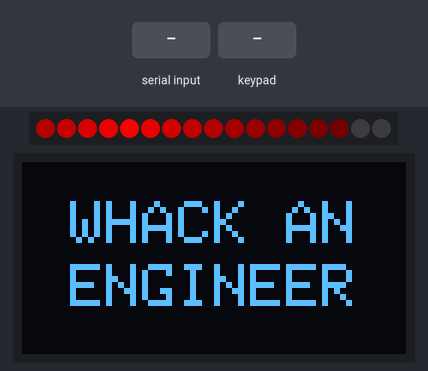
Simulated run of this sketch. Board: ESP32. On the bench: 17 RGB LEDs in strip order, left to right, 128×64 one-colour display. The test bench sets the inputs (shaded band). Dim RGB values are drawn brighter than linear; WiFi joins after 1.5 s; servers stay silent unless stated; storage starts empty; random numbers use the default seed unless the sketch sets one; not simulated (calls return 0 or success): secrets.h; what the sketch prints to the serial monitor is not drawn.

Above: at 1.2 s.
1.3 s: "90,45\n" received over Serial
At 1.74 s:
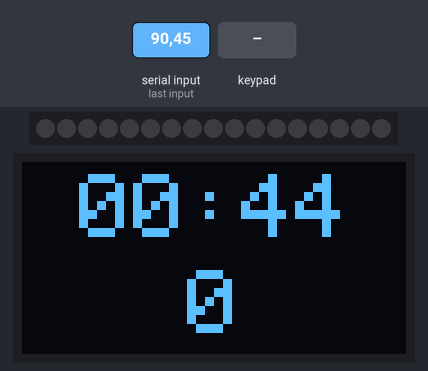
3.7 s: key 'D' pressed
At 4.3 s:
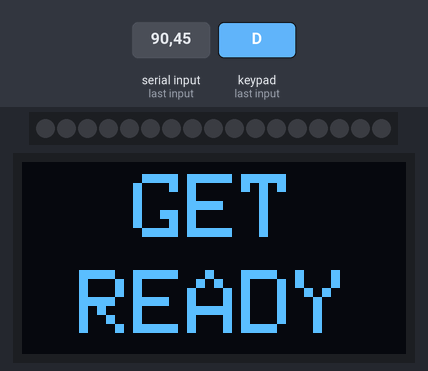
6.5 s: keypad keys 1 2 1 4 2 7 2 6 pressed 0.4 s apart
At 9.52 s:
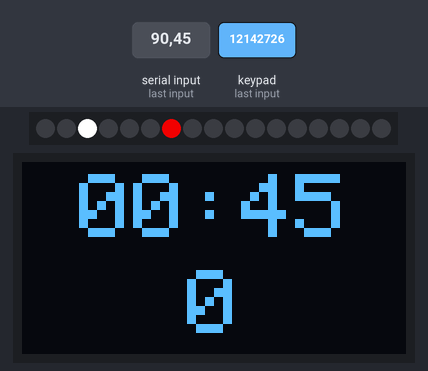
11.2 s: key '9' pressed
At 12.4 s:
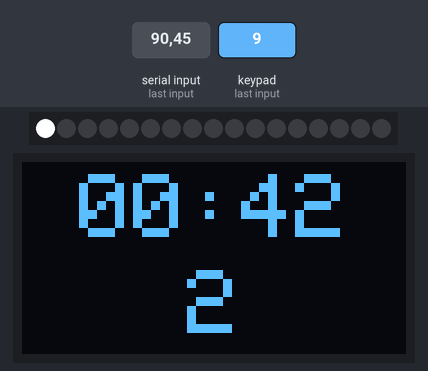
13.0 s: keypad keys 5 1 8 1 9 4 pressed 0.4 s apart
At 14.31 s:
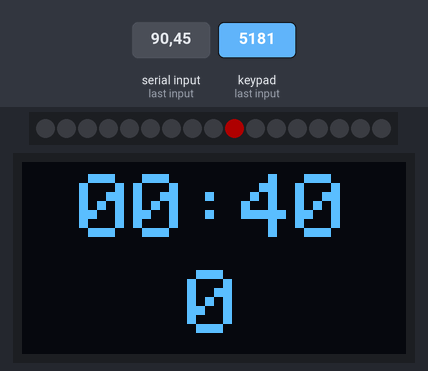

The sketch:

whack-an-engineer.ino
```cpp
#include <Adafruit_GFX.h>
#include <Adafruit_NeoPixel.h>
#include <Adafruit_SSD1306.h>
#include <ESPAsyncWebServer.h>
#include <Keypad.h>
#include <LittleFS.h>
#include <SPI.h>
#include <WiFi.h>
#include <Wire.h>

#include "CircularBuffer.hpp"
#include "secrets.h"

#define SCREEN_WIDTH 128  // OLED display width, in pixels
#define SCREEN_HEIGHT 64  // OLED display height, in pixels

// Declaration for an SSD1306 display connected to I2C (SDA, SCL pins)
#define OLED_RESET -1  // Reset pin # (or -1 if sharing Arduino reset pin)

#define NEOPIXEL_PIN 13
#define NUMPIXELS 17

#define WIFI_ANIMATION_CYCLE_MS 1000
#define RAINBOW_CYCLE_MS 5000
#define MID_LED_FADE_MS 5000

#define GAME_LENGTH 45000

#define INITIAL_TIME_BETWEEN_LED 450
#define INITIAL_TIME_LED_ON 1000
#define MIN_TIME_BETWEEN_LED 350
#define MIN_TIME_LED_ON 550
#define STEP_TIME_BETWEEN_LED 20
#define STEP_TIME_LED_ON 15

#define STREAK_MAX 10

#define LED_FADE_MS 100
#define HIT_FADE_MS 450

#define MIDDLE_PIN_INDEX ((NUMPIXELS - 1) / 2)

// LED configuration
Adafruit_NeoPixel pixels =
    Adafruit_NeoPixel(NUMPIXELS, NEOPIXEL_PIN, NEO_GRBW + NEO_KHZ800);

// Key configuration
const byte numRows = 4;  // number of rows on the keypad
const byte numCols = 4;  // number of columns on the keypad
char keymap[numRows][numCols] = {
    {'D', 'E', 'C', 'F'},
    {'6', '5', '7', '4'},
    {'2', '1', '3', '0'},
    {'9', 'A', '8', 'B'}
};
byte rowPins[numRows] = {5, 18, 19, 4};
byte colPins[numCols] = {12, 14, 27, 26};
Keypad myKeypad =
    Keypad(makeKeymap(keymap), rowPins, colPins, numRows, numCols);

// OLED Screen
Adafruit_SSD1306 display(SCREEN_WIDTH, SCREEN_HEIGHT, &Wire, OLED_RESET);

// States

enum GameState { GAME_WIFI_CONNECTING, GAME_IDLE, GAME_STARTING, GAME_PLAYING };

// Millis
unsigned long lastGameStateChange = 0;
unsigned long lastLedOn = 0;
unsigned long lastLedOff = 0;
unsigned long lastButtonPressed = 0;
unsigned long lastHit = 0;
unsigned long lastTimeLeftSent = 0;
unsigned long lastWsMsgSent = 0;

// Game states
int currentLedIdx = -1;
int lastHitLedIdx = -1;
int score = 0;
bool lastHitWasSucces = false;
int lastSecondsLeft = 0;
CircularBuffer<int, 4> previousLedIndices;
int streak = 0;

GameState state = GAME_WIFI_CONNECTING;
int previousWifiState = -1;

int timeBetweenLED = INITIAL_TIME_BETWEEN_LED;
int timeLEDOn = INITIAL_TIME_LED_ON;

// Webserver
AsyncWebServer server(80);
AsyncWebSocket ws("/ws");

void setup() {
  Serial.begin(115200);
  pixels.begin();

  display.begin(SSD1306_SWITCHCAPVCC, 0x3C);
  display.setTextColor(WHITE);  // Draw white text
  display.cp437(true);
  display.setTextWrap(false);
  drawTitle();

  // Mount filesystem (for web files)
  if (!LittleFS.begin()) {
    Serial.println("LittleFS Mount Failed");
    // No point in connecting to Wi-Fi and starting webserver
    return;
  } else {
    Serial.println("LittleFS Mount Success");
  }

  // Connect to Wi-Fi
  Serial.println("Connecting to Wi-Fi...");
  WiFi.config(INADDR_NONE, INADDR_NONE, INADDR_NONE, INADDR_NONE);
  WiFi.setHostname(WIFI_HOST);
  WiFi.mode(WIFI_STA);
  WiFi.begin(WIFI_SSID, WIFI_PASS);

  // Web server
  server.serveStatic("/", LittleFS, "/").setDefaultFile("index.html");
  ws.onEvent(onWSEvent);
  server.addHandler(&ws);
  server.begin();
  lastGameStateChange = millis();
}

void loop() {
  // Clean up non connected web socket clients
  //  to avoid memory leaks or something
  ws.cleanupClients();

  unsigned long currentMillis = millis();

  // // Respond to serial messages
  if (Serial.available() > 0) {
    // Don't really care what is sent, report game state
    Serial.read();
    reportGameState();
    reportScore();
    reportTimeLeft(currentMillis);
  }

  // Key scanning
  char pressedKey = myKeypad.getKey();
  bool keyWasPressed = pressedKey != NO_KEY;
  if (keyWasPressed) {
    // Serial.print("Key pressed: ");
    // Serial.print(pressedKey);
    // Serial.print(" in state ");
    // Serial.println(state);
    lastButtonPressed = currentMillis;
  }

  // Print changed Wi-Fi state
  wl_status_t currentWifiStatus = WiFi.status();
  if (currentWifiStatus != previousWifiState) {
    // Serial.print("Wi-Fi state");
    // Serial.println(currentWifiStatus);
    previousWifiState = currentWifiStatus;
  }

  // Send something on websocket to show that it's alive
  if (currentMillis > lastWsMsgSent + 2000) {
    report("pong");
  }

  // Handling for specific game states
  switch (state) {
    case GAME_WIFI_CONNECTING: {
      if (WiFi.status() == WL_CONNECTED) {
        // Serial.println("\nConnected to WiFi");
        // Serial.print("IP address: ");
        // Serial.println(WiFi.localIP());
        // Serial.print("Hostname: ");
        // Serial.println(WiFi.getHostname());
        setGameState(GAME_IDLE, currentMillis);
        break;
      }

      int pointInCycle =
          (currentMillis - lastGameStateChange) % WIFI_ANIMATION_CYCLE_MS;
      int maxIndex = NUMPIXELS - 1;

      float position =
          pointInCycle / (float)WIFI_ANIMATION_CYCLE_MS * maxIndex * 2;

      if (position > maxIndex) {
        position = maxIndex - fmod(position, maxIndex);
      }

      float fadeInPercentage =
          min(1.f, (currentMillis - lastGameStateChange) / 500.f);

      for (int i = 0; i < NUMPIXELS; i++) {
        float distance = abs(i - position);
        float distancePercentage = 1 - distance / maxIndex;
        int brightness =
            255.f * pow(distancePercentage, 5) * pow(fadeInPercentage, 3);
        pixels.setPixelColor(i, pixels.Color(brightness, 0, 0, 0));
      }

      // Skip WI-Fi connection state
      if (keyWasPressed) {
        setGameState(GAME_IDLE, currentMillis);
      }
      break;
    }

    case GAME_IDLE: {
      if (keyWasPressed) {
        setGameState(GAME_STARTING, currentMillis);
        drawGetReady();
        break;
      }
      pixels.rainbow(
          getStartHue(currentMillis), 1, 255,
          min((currentMillis - lastGameStateChange) / 1250.0 * 255, 255.0), true
      );
      break;
    }

    case GAME_STARTING: {
      // Blocking fade out and game start effect

      int fadeOutDuration = 200;
      int flashCount = 3;
      int flashDuration = (flashCount + 1) * 1000;

      if (currentMillis < lastGameStateChange + fadeOutDuration) {
        pixels.rainbow(
            getStartHue(currentMillis), 1, 255,
            255 - (float)(currentMillis - lastGameStateChange) /
                      fadeOutDuration * 200,
            true
        );
      } else if (currentMillis <
                 lastGameStateChange + fadeOutDuration + flashDuration) {
        int minDiff = 1000;
        for (int i = 1; i <= flashCount; i++) {
          minDiff =
              min(minDiff,
                  abs((int)(currentMillis - (lastGameStateChange +
                                             fadeOutDuration + 1000 * i))));
        }
        pixels.fill(
            pixels.Color(max(0.0, 255 - minDiff / 200.0 * 255), 0, 0, 0), 0,
            NUMPIXELS
        );
      } else if (currentMillis <
                 lastGameStateChange + fadeOutDuration + flashDuration + 1000) {
        pixels.clear();
      } else {
        // Reset game states
        resetGameStates();

        setGameState(GAME_PLAYING, currentMillis);
        reportScore();
        reportStreak();
        reportTimeLeft(currentMillis);
      }
      break;
    }

    case GAME_PLAYING: {
      reportTimeLeft(currentMillis);

      unsigned long gameEnd = lastGameStateChange + GAME_LENGTH;
      bool gameFinished = currentMillis > gameEnd;

      // Key handling
      if (keyWasPressed) {
        int pressedKeyIdx = hex2int(pressedKey);
        if (pressedKeyIdx >= MIDDLE_PIN_INDEX) pressedKeyIdx++;
        lastHitWasSucces = pressedKeyIdx == currentLedIdx;
        int scoreDiff;
        if (lastHitWasSucces) {
          // It's a hit!
          // Turn of LED and increment score
          turnOffCurrentLED(currentMillis);
          streak++;
          scoreDiff = streak > STREAK_MAX ? 4 : streak > STREAK_MAX / 2 ? 3 : 2;

          // Serial.print("Score: ");
          // Serial.println(score);
          // More faster!
          timeBetweenLED =
              max(MIN_TIME_BETWEEN_LED, timeBetweenLED - STEP_TIME_BETWEEN_LED);
          timeLEDOn = max(MIN_TIME_LED_ON, timeLEDOn - STEP_TIME_LED_ON);
        } else {
          scoreDiff = -1;
          streak = 0;
          // Serial.println("Incorrect!");
        }

        score = max(0, score + scoreDiff);
        reportHit(pressedKeyIdx, scoreDiff);
        reportScore();
        reportStreak();
        drawTimerAndScore(lastSecondsLeft, score);

        // Save last hit info
        lastHit = currentMillis;
        lastHitLedIdx = pressedKeyIdx;
      }

      // Update game state
      if (currentLedIdx == -1) {
        // No LED on right now, check if we should turn one
        if (currentMillis > (lastLedOff + timeBetweenLED)) {
          // Make sure that new led idx is never same as previous
          if (!gameFinished) turnOnRandomLED(currentMillis);
        }
      } else {
        // A LED is on right now, check if it should be turned off
        if (currentMillis > (lastLedOn + timeLEDOn)) {
          turnOffCurrentLED(currentMillis);
        }
      }

      // Update LEDs according to game state
      pixels.clear();
      if (currentLedIdx != -1) {
        float brightness = 255.0;
        int msSinceStart = currentMillis - lastLedOn;
        int msUntilEnd = timeLEDOn - msSinceStart;

        if (msSinceStart < LED_FADE_MS) {
          brightness *= msSinceStart * 1.0 / LED_FADE_MS;
        } else if (msUntilEnd < LED_FADE_MS) {
          brightness *= msUntilEnd * 1.0 / LED_FADE_MS;
        }
        // White led only
        pixels.setPixelColor(currentLedIdx, pixels.Color(0, 0, 0, brightness));
      }

      unsigned long hitEffectEnd = lastHit + HIT_FADE_MS;
      bool doHitEffect = lastHitLedIdx != -1 && currentMillis < hitEffectEnd;
      // Hit effect
      if (doHitEffect) {
        float brightness =
            255 - 255.0 * (currentMillis - lastHit) / HIT_FADE_MS;
        pixels.setPixelColor(
            lastHitLedIdx,
            lastHitWasSucces
                ? streak > STREAK_MAX ? pixels.Color(0, 0, brightness)
                  : streak > STREAK_MAX / 2
                      ? pixels.Color(0, brightness / 2, brightness / 2)
                      : pixels.Color(0, brightness, 0)
                : pixels.Color(brightness, 0, 0)
        );
      }

      int silentMs = 1000;
      // Game end
      if (
          // Game time finished
          gameFinished &&
          // No LED's on and all animations finished
          currentLedIdx == -1 &&
          !doHitEffect &&
          currentMillis > hitEffectEnd + silentMs &&
          currentMillis > gameEnd + silentMs
      ) {
        drawFinalScore(score);
        setGameState(GAME_IDLE, currentMillis);
      }
      break;
    }
  }
  pixels.show();
}

void resetGameStates() {
  timeBetweenLED = INITIAL_TIME_BETWEEN_LED;
  timeLEDOn = INITIAL_TIME_LED_ON;
  score = 0;
  lastHitLedIdx = -1;
  currentLedIdx = -1;
  previousLedIndices.clear();
  streak = 0;
}

void setGameState(GameState newGameState, unsigned long millis) {
  state = newGameState;
  lastGameStateChange = millis;

  reportGameState();
}

void turnOnRandomLED(unsigned long millis) {
  currentLedIdx = random(0, NUMPIXELS - 1);
  // Yes this could be done without a while loop, but I can't be
  //  arsed to do so, it's fast enough this way too
  while (true) {
    // Pick random LED
    currentLedIdx = random(0, NUMPIXELS);
    // Middle led does not have a button, try again
    if (currentLedIdx == MIDDLE_PIN_INDEX) continue;
    // New led is one of last x leds, try again
    uint8_t length = previousLedIndices.size();
    bool doContinue = false;
    for (uint8_t i = 0; i < length; i++) {
      if (currentLedIdx == previousLedIndices[(int)i]) {
        doContinue = true;
        break;
      }
    }
    if (doContinue) continue;
    // Led is not far enough away from previous led, try again
    if (!previousLedIndices.isEmpty() &&
        abs(previousLedIndices[0] - currentLedIdx) < 4) {
      continue;
    }
    break;
  }
  lastLedOn = millis;
}

void turnOffCurrentLED(unsigned long millis) {
  previousLedIndices.unshift(currentLedIdx);
  currentLedIdx = -1;
  lastLedOff = millis;
}

int getStartHue(unsigned long currentMillis) {
  return (currentMillis % RAINBOW_CYCLE_MS) / (RAINBOW_CYCLE_MS * 1.0) * 65535;
}

void onWSEvent(
    AsyncWebSocket *server, AsyncWebSocketClient *client, AwsEventType type,
    void *arg, uint8_t *data, size_t len
) {
  switch (type) {
    case WS_EVT_CONNECT:
      Serial.printf(
          "WebSocket client #%u connected from %s\n", client->id(),
          client->remoteIP().toString().c_str()
      );
      reportGameState();
      reportScore();
      break;
    case WS_EVT_DISCONNECT:
      Serial.printf("WebSocket client #%u disconnected\n", client->id());
      break;
    case WS_EVT_DATA:
    case WS_EVT_PONG:
    case WS_EVT_ERROR:
      break;
  }
}

void reportGameState() {
  String gameStateString = "gameState ";
  gameStateString.concat(state);
  report(gameStateString);
}

void reportScore() {
  String scoreString = "score ";
  scoreString.concat(score);
  report(scoreString);
}

void reportTimeLeft(unsigned long millis) {
  int msSinceGameStateChange = millis - lastGameStateChange;
  int msUntilGameEnd = GAME_LENGTH - msSinceGameStateChange;
  if (millis > lastTimeLeftSent + 1000) {
    lastSecondsLeft = max(0, (int)ceil(msUntilGameEnd / 1000.0));
    String scoreString = "time ";
    scoreString.concat(lastSecondsLeft);
    report(scoreString);
    lastTimeLeftSent = lastGameStateChange + msSinceGameStateChange -
                       msSinceGameStateChange % 1000;

    drawTimerAndScore(lastSecondsLeft, score);
  }
}

void reportHit(int index, int score) {
  char msg[10];
  snprintf(msg, sizeof(msg), "hit %i %i", index, score);
  report(msg);
}

void reportStreak() {
  char msg[20];
  snprintf(
      msg, sizeof(msg), "streak %i %s", streak,
      streak >= STREAK_MAX / 2 ? "true" : "false"
  );
  report(msg);
}

void report(String message) {
  ws.textAll(message + "\n");
  Serial.println(message);
  lastWsMsgSent = millis();
}

int hex2int(char ch) {
  if (ch >= '0' && ch <= '9') return ch - '0';
  if (ch >= 'A' && ch <= 'F') return ch - 'A' + 10;
  if (ch >= 'a' && ch <= 'f') return ch - 'a' + 10;
  return -1;
}

void drawTitle() {
  display.clearDisplay();
  display.setTextSize(2);
  drawCenteredString("WHACK AN", SCREEN_WIDTH / 2, SCREEN_HEIGHT / 3);
  drawCenteredString("ENGINEER", SCREEN_WIDTH / 2, SCREEN_HEIGHT / 3 * 2);
  display.display();
}

void drawGetReady() {
  display.clearDisplay();
  display.setTextSize(3);
  drawCenteredString("GET", SCREEN_WIDTH / 2, SCREEN_HEIGHT / 4);
  drawCenteredString("READY", SCREEN_WIDTH / 2, SCREEN_HEIGHT / 4 * 3);
  display.display();
}

void drawTimerAndScore(int seconds, int score) {
  int minutes = seconds / 60;
  int remainingSeconds = seconds % 60;

  String clock = "";
  if (minutes < 10) clock.concat("0");
  clock.concat(minutes);
  clock.concat(":");
  if (remainingSeconds < 10) clock.concat("0");
  clock.concat(remainingSeconds);

  display.clearDisplay();
  display.setTextSize(3);

  char chars[6];
  clock.toCharArray(chars, 6);
  drawCenteredString(chars, SCREEN_WIDTH / 2, SCREEN_HEIGHT / 4);

  char scoreString[3];
  itoa(score, scoreString, 10);
  drawCenteredString(scoreString, SCREEN_WIDTH / 2, SCREEN_HEIGHT / 4 * 3);
  display.display();
}

void drawFinalScore(int score) {
  display.clearDisplay();

  display.setTextSize(2);
  drawCenteredString("SCORE", SCREEN_WIDTH / 2, SCREEN_HEIGHT / 4);

  display.setTextSize(3);
  char scoreString[3];
  itoa(score, scoreString, 10);
  drawCenteredString(scoreString, SCREEN_WIDTH / 2, SCREEN_HEIGHT / 4 * 3);
  display.display();
}

void drawCenteredString(const char *buf, int x, int y) {
  int16_t x1, y1;
  uint16_t w, h;
  display.getTextBounds(
      buf, 0, 0, &x1, &y1, &w, &h
  );  // calc width of new string
  display.setCursor(x - w / 2, y - h / 2);
  display.print(buf);
}
```

Measured:
- what the display in image 2 shows lasts 0.8 s, from 3.9 s to 4.7 s
